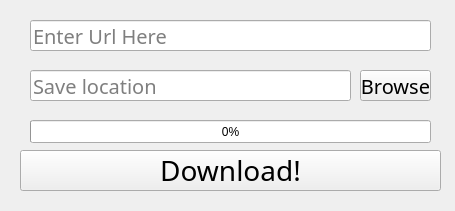
<?xml version="1.0" encoding="UTF-8"?>
<ui version="4.0">
 <class>Main</class>
 <widget class="QWidget" name="Main">
  <property name="geometry">
   <rect>
    <x>0</x>
    <y>0</y>
    <width>455</width>
    <height>211</height>
   </rect>
  </property>
  <property name="windowTitle">
   <string>Main</string>
  </property>
  <widget class="QLineEdit" name="ln_1">
   <property name="geometry">
    <rect>
     <x>30</x>
     <y>20</y>
     <width>401</width>
     <height>31</height>
    </rect>
   </property>
   <property name="font">
    <font>
     <family>Papyrus</family>
     <pointsize>15</pointsize>
    </font>
   </property>
   <property name="placeholderText">
    <string>Enter Url Here</string>
   </property>
  </widget>
  <widget class="QLineEdit" name="ln_2">
   <property name="geometry">
    <rect>
     <x>30</x>
     <y>70</y>
     <width>321</width>
     <height>31</height>
    </rect>
   </property>
   <property name="font">
    <font>
     <family>Papyrus</family>
     <pointsize>15</pointsize>
    </font>
   </property>
   <property name="placeholderText">
    <string>Save location</string>
   </property>
  </widget>
  <widget class="QPushButton" name="btn_1">
   <property name="geometry">
    <rect>
     <x>360</x>
     <y>70</y>
     <width>71</width>
     <height>31</height>
    </rect>
   </property>
   <property name="font">
    <font>
     <family>Papyrus</family>
     <pointsize>15</pointsize>
    </font>
   </property>
   <property name="text">
    <string>Browse</string>
   </property>
  </widget>
  <widget class="QPushButton" name="btn_2">
   <property name="geometry">
    <rect>
     <x>20</x>
     <y>150</y>
     <width>421</width>
     <height>41</height>
    </rect>
   </property>
   <property name="font">
    <font>
     <family>Papyrus</family>
     <pointsize>21</pointsize>
     <weight>50</weight>
     <bold>false</bold>
    </font>
   </property>
   <property name="text">
    <string>Download!</string>
   </property>
  </widget>
  <widget class="QProgressBar" name="pg_1">
   <property name="geometry">
    <rect>
     <x>30</x>
     <y>120</y>
     <width>401</width>
     <height>23</height>
    </rect>
   </property>
   <property name="value">
    <number>0</number>
   </property>
  </widget>
 </widget>
 <resources/>
 <connections/>
</ui>
